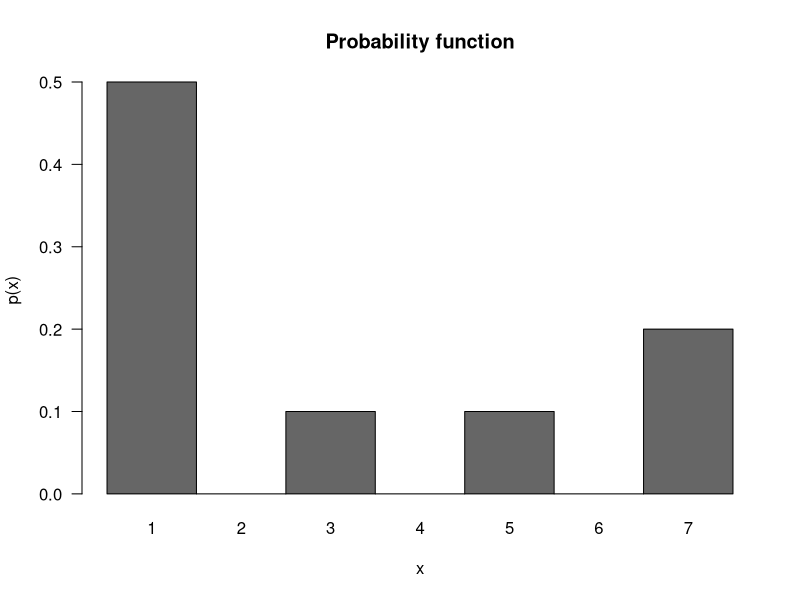
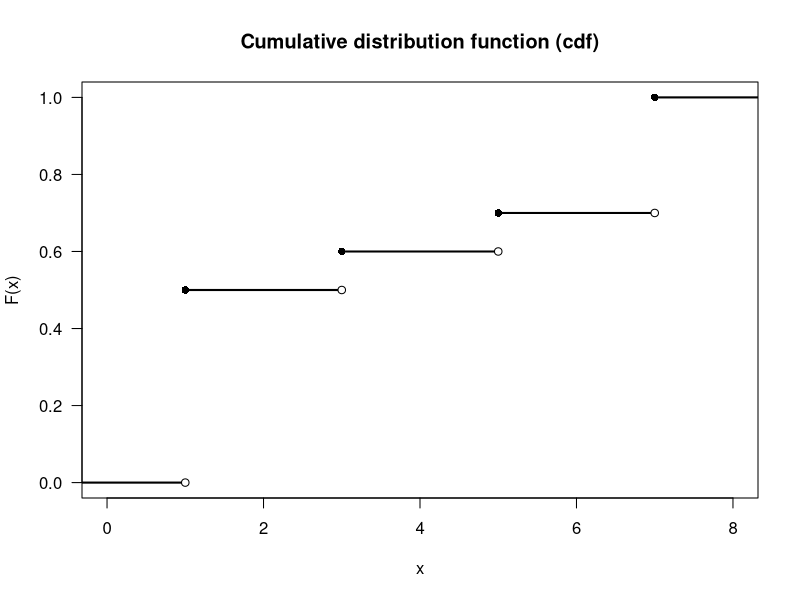
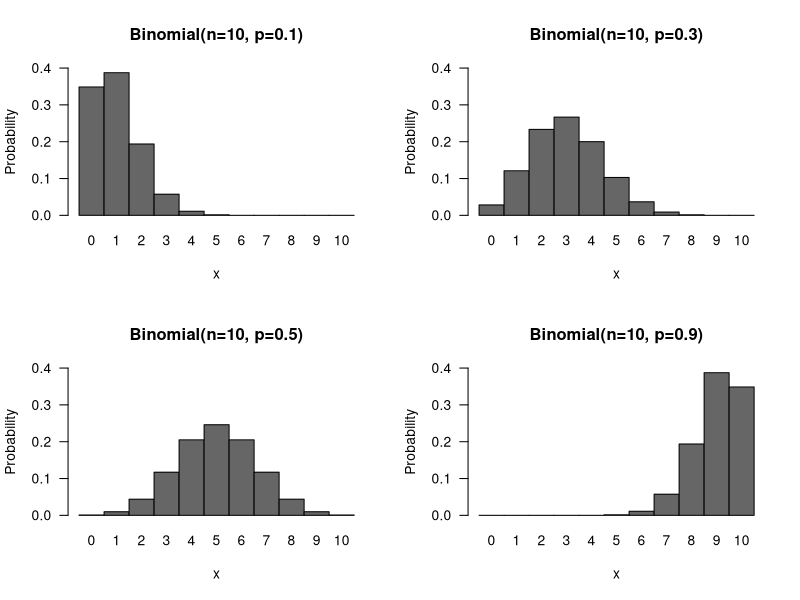
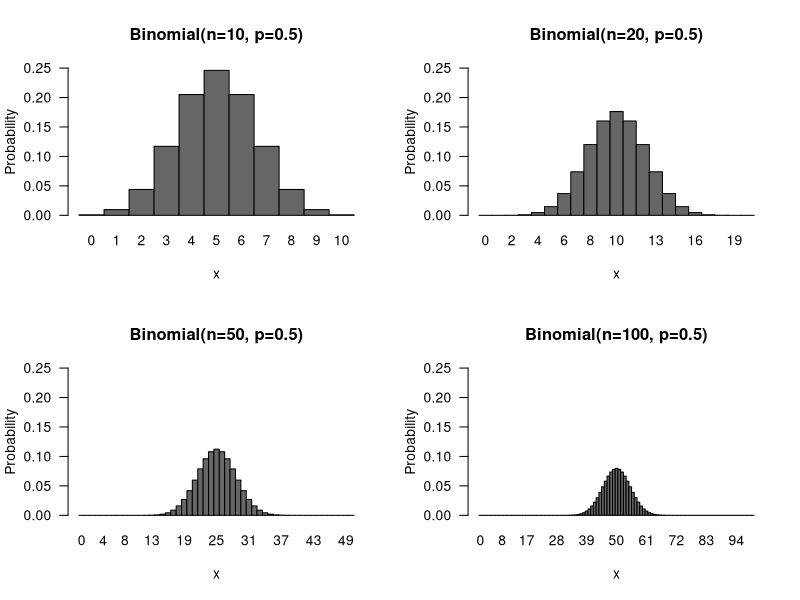
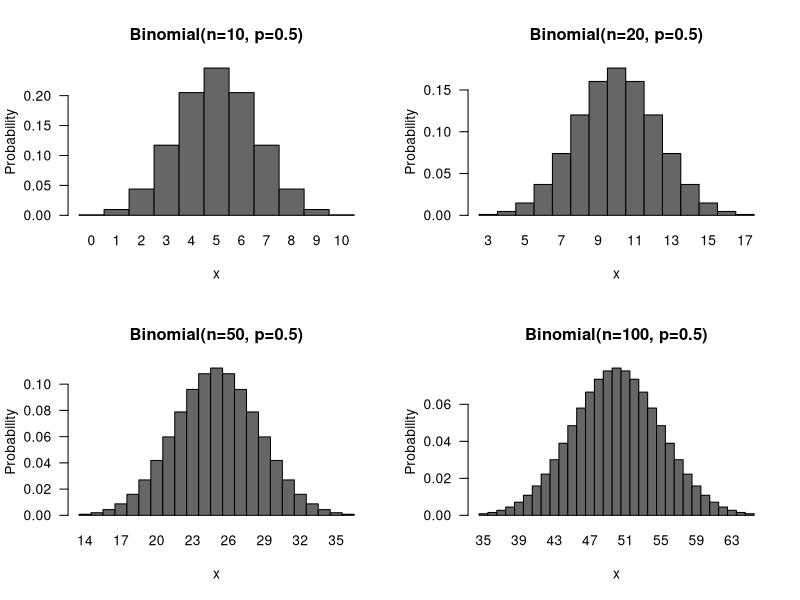
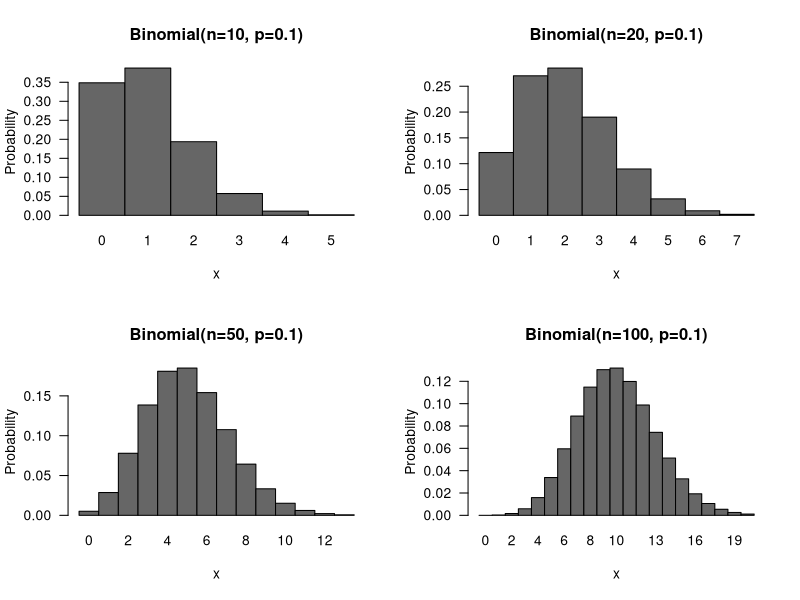
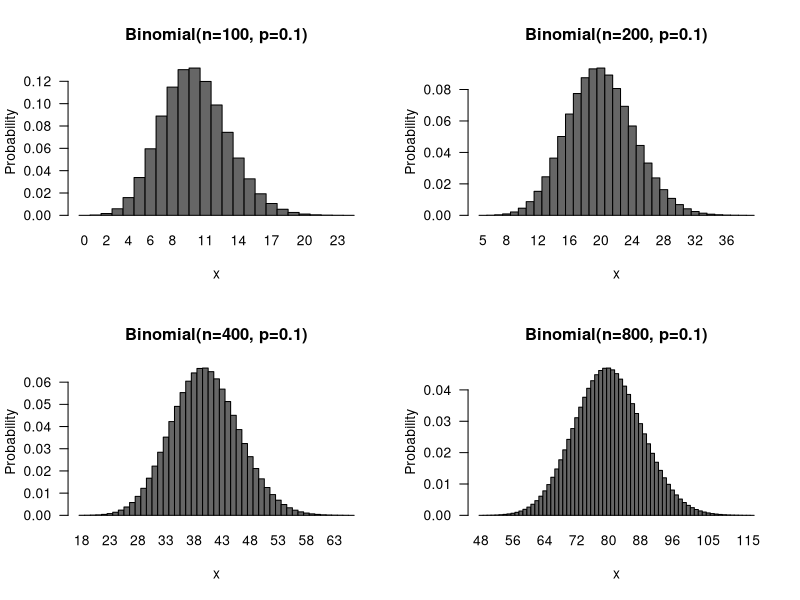
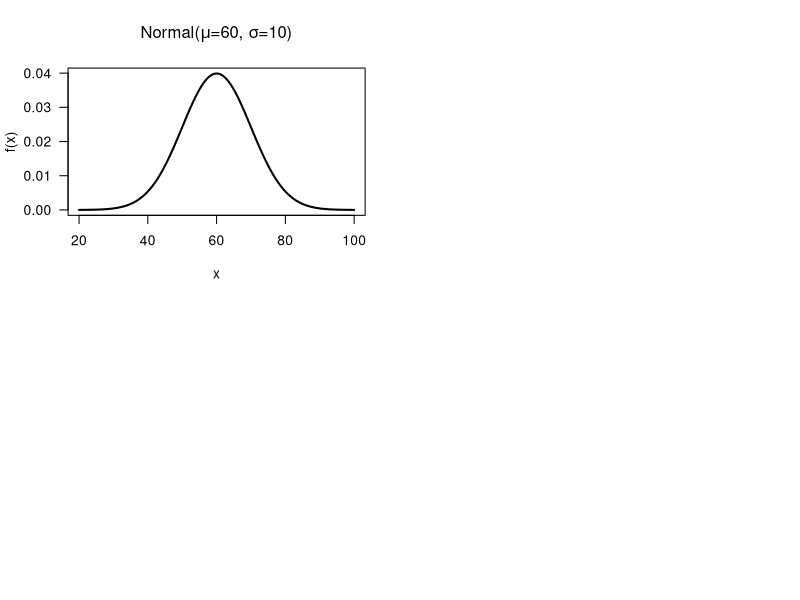

Generate these figures, in order, with R:
######################################################################
# Computer notes                 Statistics for Laboratory Scientists 
# Lecture 8                                  Johns Hopkins University 
######################################################################
# These notes provide R code related to the course lectures, to
# further illustrate the topics in the lectures and to assist the
# students to learn R.
#
# Lines beginning with the symbol '#' are comments in R.  All other
# lines contain code.
#
# In R for Windows, you may wish to open this file from the menu bar
# (File:Display file); you can then easily copy commands into the
# command window.  (Use the mouse to highlight one or more lines; then
# right-click and select "Paste to console".)
######################################################################

####################################
# Calculating binomial probabilities
####################################
# dbinom calculates the Binomial probability function
# Pr(X=0) if X ~ binomial(n=9,p=20%)
dbinom(0, 9, 0.2)        
# Pr(X=0), Pr(X=1), Pr(X=2) and Pr(X=9) if X ~ binomial(n=9,p=20%)
dbinom(c(0,1,2,9), 9, 0.2) 
# Pr(X=7) if X ~ binomial(n=10,p=90%)
dbinom(7,10,0.9)

# binomial coefficients "n choose k"
choose(9,2)

# pbinom calculates the CDF of the binomial distribution
# Pr(X < 9) if X ~ Binomial(n=10, p=90%)
pbinom(8, 10, 0.9)
# Pr(X <= 20) if X ~ Binomial(n=80, p=30%)
pbinom(20,80,0.3)

# With the pbinom function, you can use the argument "lower.tail=FALSE"
#     to get Pr(X > k) rather than Pr(X <= k)
pbinom(8, 10, 0.9)                   # Pr(X <= 8)
pbinom(8, 10, 0.9, lower.tail=FALSE) # Pr(X > 8)

############################################
# Initial pictures of a probability function
#     and the corresponding CDF
############################################
p <- c(0.5, 0, 0.1, 0, 0.1, 0, 0.2)
par(las=1) # labels on y-axis horizontal
# bar plot with bars 1 unit wide and not separated
#     "names" puts the labels on the bars
barplot(p,col="gray40",width=1,space=0,ylab="p(x)",xlab="x",
        main="Probability function",names=1:7) 
    
# The CDF picture
# create an empty frame for the plot
plot(0,0,type="n",xlab="x",ylab="F(x)", ylim=c(0,1),xlim=c(0,8),
     main="Cumulative distribution function (cdf)")
# gets the exact limits of the figure
u <- par("usr") 
# add the horizontal line segments
segments(u[1],0,1,0,lwd=2)
segments(1,0.5,3,0.5,lwd=2)
segments(3,0.6,5,0.6,lwd=2)
segments(5,0.7,7,0.7,lwd=2)
segments(7,1.0,u[2],1.0,lwd=2)
# add the points at each end of each line segment
points(c(1,1,3,3,5,5,7,7),c(0,0.5,0.5,0.6,0.6,0.7,0.7,1.0),
       pch=16,col="white")
points(c(1,1,3,3,5,5,7,7),c(0,0.5,0.5,0.6,0.6,0.7,0.7,1.0),
       pch=c(1,16,1,16,1,16,1,16))


##############################
# Binomial probability plots
##############################

# a function to cut down on the typing a bit
prob.hist <-
function(y, x=(1:length(y))-1, ...)
{
  barplot(y, width=1, space=0, names=x, xlab="x",
          ylab="Probability", col="gray40", ...)
}

# First set of plots
par(las=1,mfrow=c(2,2))
prob.hist(dbinom(0:10, 10, 0.1), main="Binomial(n=10, p=0.1)", ylim=c(0,0.4))
prob.hist(dbinom(0:10, 10, 0.3), main="Binomial(n=10, p=0.3)", ylim=c(0,0.4))
prob.hist(dbinom(0:10, 10, 0.5), main="Binomial(n=10, p=0.5)", ylim=c(0,0.4))
prob.hist(dbinom(0:10, 10, 0.9), main="Binomial(n=10, p=0.9)", ylim=c(0,0.4))

# Second set of plots
par(las=1,mfrow=c(2,2))
prob.hist(dbinom(0:10, 10, 0.5), main="Binomial(n=10, p=0.5)", ylim=c(0,0.25))
prob.hist(dbinom(0:20, 20, 0.5), main="Binomial(n=20, p=0.5)", ylim=c(0,0.25))
prob.hist(dbinom(0:50, 50, 0.5), main="Binomial(n=50, p=0.5)", ylim=c(0,0.25))
prob.hist(dbinom(0:100, 100, 0.5), main="Binomial(n=100, p=0.5)", ylim=c(0,0.25))

# Third set of plots
par(las=1,mfrow=c(2,2))
prob.hist(dbinom(0:10, 10, 0.5), 0:10, main="Binomial(n=10, p=0.5)", 
          ylim=c(0,max(dbinom(0:10, 10, 0.5))))
prob.hist(dbinom(3:17, 20, 0.5), 3:17, main="Binomial(n=20, p=0.5)", 
          ylim=c(0,max(dbinom(3:17,20,0.5))))
prob.hist(dbinom(14:36, 50, 0.5), 14:36, main="Binomial(n=50, p=0.5)", 
          ylim=c(0,max(dbinom(14:36,50,0.5))))
prob.hist(dbinom(35:65, 100, 0.5), 35:65, main="Binomial(n=100, p=0.5)", 
          ylim=c(0,max(dbinom(35:65,100,0.5))))

# Fourth set of plots
par(las=1,mfrow=c(2,2))
prob.hist(dbinom(0:5, 10, 0.1), main="Binomial(n=10, p=0.1)", 
          ylim=c(0,max(dbinom(0:5, 10, 0.1))))
prob.hist(dbinom(0:7, 20, 0.1), main="Binomial(n=20, p=0.1)", 
          ylim=c(0,max(dbinom(0:7,20,0.1))))
prob.hist(dbinom(0:13, 50, 0.1), main="Binomial(n=50, p=0.1)",
          ylim=c(0,max(dbinom(0:13,50,0.1))))
prob.hist(dbinom(0:20, 100, 0.1), main="Binomial(n=100, p=0.1)", 
          ylim=c(0,max(dbinom(0:20,100,0.1))))

# Fifth set of plots
par(las=1,mfrow=c(2,2))
prob.hist(dbinom(0:24, 100, 0.1), main="Binomial(n=100, p=0.1)", 
          ylim=c(0,max(dbinom(0:24,100,0.1))))
prob.hist(dbinom(5:39, 200, 0.1), 5:39, main="Binomial(n=200, p=0.1)", 
          ylim=c(0,max(dbinom(5:39,200,0.1))))
prob.hist(dbinom(18:66, 400, 0.1), 18:66, main="Binomial(n=400, p=0.1)", 
          ylim=c(0,max(dbinom(18:66,400,0.1))))
prob.hist(dbinom(48:116, 800, 0.1), 48:116, main="Binomial(n=800, p=0.1)", 
          ylim=c(0,max(dbinom(48:116,800,0.1))))


##############################
# Poisson probabilities
##############################
# dpois calculates the Poisson probability function
# ppois calculates the Poisson cumulative distribution function (cdf)
# Suppose X ~ Poisson(lambda=1.25)
dpois(0, 1.25) # Pr(X = 0)
1-dpois(0, 1.25) # Pr(X > 0)
dpois(2, 1.25) # Pr(X = 2)


##############################
# Draw a normal curve
##############################
x <- seq(20, 100, length=501)
par(las=1) # Make labels of Y-axis horizontal 
plot(x, dnorm(x, 60, 10), type="l", lwd=2,
     xlab="x", ylab="f(x)",
     main=expression(paste("Normal(", mu, "=60, ", sigma, "=10)")))
# Note: type="l" forces a line plot (rather than a bunch of points)
#       lwd=2 results in a thicker line
#       xlab and ylab change the x- and y-axis labels
#       main="blah blah blah" puts a title on the plot
#       expression() is used so that I can get the Greek symbols on the plot
#       paste() pastes a bunch of things together into one character string.

##################
# End of comp07.R
##################
